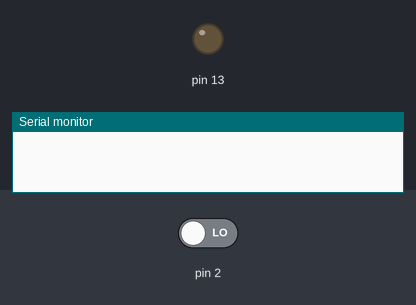
The sketch below on a simulated Arduino Uno, built with avr-gcc and run on an emulated ATmega328P. Shown: output pins drawn as LEDs (lit = HIGH), the last lines printed to the serial monitor. The inputs (shaded band) are chosen by the test bench; at power-on: pin 2 LOW.

Above: at 1.2 s.
1.3 s: pin 2 driven HIGH
At 2.1 s:
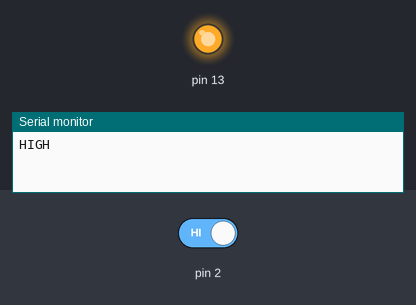
Timing chart, 0 to 4.3 s (numbered marks = the images above; inputs shaded):
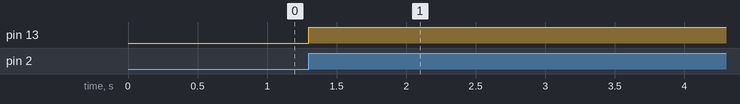

Measured:
- after the input at 1.3 s, pin 13: LOW → HIGH at once

The sketch:

highcurrent.ino
```cpp
void setup() {
  // put your setup code here, to run once:
  Serial.begin(9600);
  pinMode(13,OUTPUT);
  pinMode(0,INPUT_PULLUP);
  attachInterrupt(0,highrupt,RISING);
}

void loop() {
  // put your main code here, to run repeatedly:
  for(int i = 0; i < 9; i++){
    //Serial.print(i);
    }
}

void highrupt(){
  Serial.print("HIGH");
  digitalWrite(13,HIGH);
}
```
